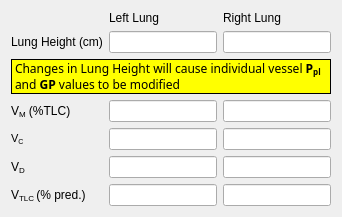
               <widget class="QWidget" name="page_2">
                <layout class="QGridLayout" name="gridLayout_2">
                 <item row="0" column="1">
                  <widget class="QLabel" name="label_3">
                   <property name="text">
                    <string>Left Lung</string>
                   </property>
                  </widget>
                 </item>
                 <item row="0" column="2">
                  <widget class="QLabel" name="label_4">
                   <property name="text">
                    <string>Right Lung</string>
                   </property>
                  </widget>
                 </item>
                 <item row="1" column="0">
                  <widget class="QLabel" name="label_31">
                   <property name="text">
                    <string>Lung Height (cm)</string>
                   </property>
                   <property name="wordWrap">
                    <bool>true</bool>
                   </property>
                   <property name="buddy">
                    <cstring>lungHt</cstring>
                   </property>
                  </widget>
                 </item>
                 <item row="1" column="1">
                  <widget class="RangeLineEdit" name="lungHt_left">
                   <property name="toolTip">
                    <string>&lt;!DOCTYPE HTML PUBLIC &quot;-//W3C//DTD HTML 4.0//EN&quot; &quot;http://www.w3.org/TR/REC-html40/strict.dtd&quot;&gt;
&lt;html&gt;&lt;head&gt;&lt;meta name=&quot;qrichtext&quot; content=&quot;1&quot; /&gt;&lt;style type=&quot;text/css&quot;&gt;
p, li { white-space: pre-wrap; }
&lt;/style&gt;&lt;/head&gt;&lt;body style=&quot; font-family:'MS Shell Dlg 2'; font-size:8pt; font-weight:400; font-style:normal;&quot;&gt;
&lt;p style=&quot; margin-top:0px; margin-bottom:0px; margin-left:0px; margin-right:0px; -qt-block-indent:0; text-indent:0px;&quot;&gt;Patient lung height represents the vertical height of the lung in the supine position (the position at which the right heart catheterization was performed). Lung height is entered in cm.&lt;/p&gt;
&lt;p style=&quot;-qt-paragraph-type:empty; margin-top:0px; margin-bottom:0px; margin-left:0px; margin-right:0px; -qt-block-indent:0; text-indent:0px;&quot;&gt;&lt;br /&gt;&lt;/p&gt;
&lt;p style=&quot; margin-top:0px; margin-bottom:0px; margin-left:0px; margin-right:0px; -qt-block-indent:0; text-indent:0px;&quot;&gt;&lt;span style=&quot; font-weight:600; text-decoration: underline;&quot;&gt;Range:&lt;/span&gt; 1 – 50, default is 20 cm&lt;/p&gt;&lt;/body&gt;&lt;/html&gt;</string>
                   </property>
                  </widget>
                 </item>
                 <item row="1" column="2">
                  <widget class="RangeLineEdit" name="lungHt_right">
                   <property name="toolTip">
                    <string>&lt;!DOCTYPE HTML PUBLIC &quot;-//W3C//DTD HTML 4.0//EN&quot; &quot;http://www.w3.org/TR/REC-html40/strict.dtd&quot;&gt;
&lt;html&gt;&lt;head&gt;&lt;meta name=&quot;qrichtext&quot; content=&quot;1&quot; /&gt;&lt;style type=&quot;text/css&quot;&gt;
p, li { white-space: pre-wrap; }
&lt;/style&gt;&lt;/head&gt;&lt;body style=&quot; font-family:'MS Shell Dlg 2'; font-size:8pt; font-weight:400; font-style:normal;&quot;&gt;
&lt;p style=&quot; margin-top:0px; margin-bottom:0px; margin-left:0px; margin-right:0px; -qt-block-indent:0; text-indent:0px;&quot;&gt;Patient lung height represents the vertical height of the lung in the supine position (the position at which the right heart catheterization was performed). Lung height is entered in cm.&lt;/p&gt;
&lt;p style=&quot;-qt-paragraph-type:empty; margin-top:0px; margin-bottom:0px; margin-left:0px; margin-right:0px; -qt-block-indent:0; text-indent:0px;&quot;&gt;&lt;br /&gt;&lt;/p&gt;
&lt;p style=&quot; margin-top:0px; margin-bottom:0px; margin-left:0px; margin-right:0px; -qt-block-indent:0; text-indent:0px;&quot;&gt;&lt;span style=&quot; font-weight:600; text-decoration: underline;&quot;&gt;Range:&lt;/span&gt; 1 – 50, default is 20 cm&lt;/p&gt;&lt;/body&gt;&lt;/html&gt;</string>
                   </property>
                  </widget>
                 </item>
                 <item row="2" column="0" colspan="3">
                  <widget class="QLabel" name="lungHtModLabel_2">
                   <property name="font">
                    <font>
                     <family>Sans Serif</family>
                     <pointsize>9</pointsize>
                    </font>
                   </property>
                   <property name="styleSheet">
                    <string notr="true">background: yellow;</string>
                   </property>
                   <property name="frameShape">
                    <enum>QFrame::Box</enum>
                   </property>
                   <property name="lineWidth">
                    <number>1</number>
                   </property>
                   <property name="text">
                    <string>&lt;!DOCTYPE HTML PUBLIC &quot;-//W3C//DTD HTML 4.0//EN&quot; &quot;http://www.w3.org/TR/REC-html40/strict.dtd&quot;&gt;
&lt;html&gt;&lt;head&gt;&lt;meta name=&quot;qrichtext&quot; content=&quot;1&quot; /&gt;&lt;style type=&quot;text/css&quot;&gt;
p, li { white-space: pre-wrap; }
&lt;/style&gt;&lt;/head&gt;&lt;body style=&quot; font-family:'Sans Serif'; font-size:9pt; font-weight:400; font-style:normal;&quot;&gt;
&lt;p style=&quot; margin-top:0px; margin-bottom:0px; margin-left:0px; margin-right:0px; -qt-block-indent:0; text-indent:0px;&quot;&gt;Changes in Lung Height will cause individual vessel &lt;span style=&quot; font-weight:600;&quot;&gt;P&lt;/span&gt;&lt;span style=&quot; font-weight:600; vertical-align:sub;&quot;&gt;pl&lt;/span&gt; and &lt;span style=&quot; font-weight:600;&quot;&gt;GP&lt;/span&gt; values to be modified&lt;/p&gt;&lt;/body&gt;&lt;/html&gt;</string>
                   </property>
                   <property name="wordWrap">
                    <bool>true</bool>
                   </property>
                  </widget>
                 </item>
                 <item row="3" column="0">
                  <widget class="QLabel" name="label_29">
                   <property name="text">
                    <string>&lt;html&gt;&lt;head/&gt;&lt;body&gt;&lt;p&gt;V&lt;span style=&quot; vertical-align:sub;&quot;&gt;M&lt;/span&gt; (%TLC)&lt;/p&gt;&lt;/body&gt;&lt;/html&gt;</string>
                   </property>
                  </widget>
                 </item>
                 <item row="3" column="1">
                  <widget class="RangeLineEdit" name="Vm_left">
                   <property name="toolTip">
                    <string>&lt;html&gt;&lt;head/&gt;&lt;body&gt;&lt;p&gt;V&lt;span style=&quot; vertical-align:sub;&quot;&gt;M&lt;/span&gt; stands for Minimal Volume. It is the volume (as a percent of TLC) that the lung assumes at a transpulmonary pressure (P&lt;span style=&quot; vertical-align:sub;&quot;&gt;tp&lt;/span&gt;) of 0.&lt;/p&gt;&lt;p&gt;V&lt;span style=&quot; vertical-align:sub;&quot;&gt;M&lt;/span&gt; must be less than V&lt;span style=&quot; vertical-align:sub;&quot;&gt;RV&lt;/span&gt;.&lt;/p&gt;&lt;p&gt;&lt;span style=&quot; font-weight:600; text-decoration: underline;&quot;&gt;Range:&lt;/span&gt; 1 – 25, default is 10%&lt;/p&gt;&lt;/body&gt;&lt;/html&gt;</string>
                   </property>
                  </widget>
                 </item>
                 <item row="3" column="2">
                  <widget class="RangeLineEdit" name="Vm_right">
                   <property name="toolTip">
                    <string>&lt;html&gt;&lt;head/&gt;&lt;body&gt;&lt;p&gt;V&lt;span style=&quot; vertical-align:sub;&quot;&gt;M&lt;/span&gt; stands for Minimal Volume. It is the volume (as a percent of TLC) that the lung assumes at a transpulmonary pressure (P&lt;span style=&quot; vertical-align:sub;&quot;&gt;tp&lt;/span&gt;) of 0.&lt;/p&gt;&lt;p&gt;V&lt;span style=&quot; vertical-align:sub;&quot;&gt;M&lt;/span&gt; must be less than V&lt;span style=&quot; vertical-align:sub;&quot;&gt;RV&lt;/span&gt;.&lt;/p&gt;&lt;p&gt;&lt;span style=&quot; font-weight:600; text-decoration: underline;&quot;&gt;Range:&lt;/span&gt; 1 – 25, default is 10%&lt;/p&gt;&lt;/body&gt;&lt;/html&gt;</string>
                   </property>
                  </widget>
                 </item>
                 <item row="4" column="0">
                  <widget class="QLabel" name="label_32">
                   <property name="text">
                    <string>&lt;!DOCTYPE HTML PUBLIC &quot;-//W3C//DTD HTML 4.0//EN&quot; &quot;http://www.w3.org/TR/REC-html40/strict.dtd&quot;&gt;
&lt;html&gt;&lt;head&gt;&lt;meta name=&quot;qrichtext&quot; content=&quot;1&quot; /&gt;&lt;style type=&quot;text/css&quot;&gt;
p, li { white-space: pre-wrap; }
&lt;/style&gt;&lt;/head&gt;&lt;body style=&quot; font-family:'Sans Serif'; font-size:9pt; font-weight:400; font-style:normal;&quot;&gt;
&lt;p style=&quot; margin-top:0px; margin-bottom:0px; margin-left:0px; margin-right:0px; -qt-block-indent:0; text-indent:0px;&quot;&gt;&lt;span style=&quot; font-size:8pt;&quot;&gt;V&lt;/span&gt;&lt;span style=&quot; font-size:8pt; vertical-align:sub;&quot;&gt;C&lt;/span&gt;&lt;/p&gt;&lt;/body&gt;&lt;/html&gt;</string>
                   </property>
                   <property name="buddy">
                    <cstring>Vc</cstring>
                   </property>
                  </widget>
                 </item>
                 <item row="4" column="1">
                  <widget class="RangeLineEdit" name="Vc_left">
                   <property name="toolTip">
                    <string>&lt;html&gt;&lt;head/&gt;&lt;body&gt;&lt;p&gt;V&lt;span style=&quot; vertical-align:sub;&quot;&gt;RV&lt;/span&gt; stands for Residual Volume (as a percent of TLC).&lt;/p&gt;&lt;p&gt;V&lt;span style=&quot; vertical-align:sub;&quot;&gt;RV&lt;/span&gt; must be greater than V&lt;span style=&quot; vertical-align:sub;&quot;&gt;M&lt;/span&gt; and smaller than V&lt;span style=&quot; vertical-align:sub;&quot;&gt;FRC&lt;/span&gt;.&lt;/p&gt;&lt;p&gt;&lt;span style=&quot; font-weight:600; text-decoration: underline;&quot;&gt;Range:&lt;/span&gt; 1 – 75, default is 27%&lt;/p&gt;&lt;/body&gt;&lt;/html&gt;</string>
                   </property>
                  </widget>
                 </item>
                 <item row="4" column="2">
                  <widget class="RangeLineEdit" name="Vc_right">
                   <property name="toolTip">
                    <string>&lt;html&gt;&lt;head/&gt;&lt;body&gt;&lt;p&gt;V&lt;span style=&quot; vertical-align:sub;&quot;&gt;RV&lt;/span&gt; stands for Residual Volume (as a percent of TLC).&lt;/p&gt;&lt;p&gt;V&lt;span style=&quot; vertical-align:sub;&quot;&gt;RV&lt;/span&gt; must be greater than V&lt;span style=&quot; vertical-align:sub;&quot;&gt;M&lt;/span&gt; and smaller than V&lt;span style=&quot; vertical-align:sub;&quot;&gt;FRC&lt;/span&gt;.&lt;/p&gt;&lt;p&gt;&lt;span style=&quot; font-weight:600; text-decoration: underline;&quot;&gt;Range:&lt;/span&gt; 1 – 75, default is 27%&lt;/p&gt;&lt;/body&gt;&lt;/html&gt;</string>
                   </property>
                  </widget>
                 </item>
                 <item row="5" column="0">
                  <widget class="QLabel" name="label_28">
                   <property name="text">
                    <string>&lt;html&gt;&lt;head/&gt;&lt;body&gt;&lt;p&gt;V&lt;span style=&quot; vertical-align:sub;&quot;&gt;D&lt;/span&gt;&lt;/p&gt;&lt;/body&gt;&lt;/html&gt;</string>
                   </property>
                   <property name="buddy">
                    <cstring>Vd</cstring>
                   </property>
                  </widget>
                 </item>
                 <item row="5" column="1">
                  <widget class="RangeLineEdit" name="Vd_left">
                   <property name="toolTip">
                    <string>&lt;!DOCTYPE HTML PUBLIC &quot;-//W3C//DTD HTML 4.0//EN&quot; &quot;http://www.w3.org/TR/REC-html40/strict.dtd&quot;&gt;
&lt;html&gt;&lt;head&gt;&lt;meta name=&quot;qrichtext&quot; content=&quot;1&quot; /&gt;&lt;style type=&quot;text/css&quot;&gt;
p, li { white-space: pre-wrap; }
&lt;/style&gt;&lt;/head&gt;&lt;body style=&quot; font-family:'MS Shell Dlg 2'; font-size:8pt; font-weight:400; font-style:normal;&quot;&gt;
&lt;p style=&quot; margin-top:0px; margin-bottom:0px; margin-left:0px; margin-right:0px; -qt-block-indent:0; text-indent:0px;&quot;&gt;V&lt;span style=&quot; vertical-align:sub;&quot;&gt;FRC&lt;/span&gt; stands for Functional Residual Capacity (as a percent of TLC).&lt;/p&gt;
&lt;p style=&quot;-qt-paragraph-type:empty; margin-top:0px; margin-bottom:0px; margin-left:0px; margin-right:0px; -qt-block-indent:0; text-indent:0px;&quot;&gt;&lt;br /&gt;&lt;/p&gt;
&lt;p style=&quot; margin-top:0px; margin-bottom:0px; margin-left:0px; margin-right:0px; -qt-block-indent:0; text-indent:0px;&quot;&gt;V&lt;span style=&quot; vertical-align:sub;&quot;&gt;FRC&lt;/span&gt; must be greater than V&lt;span style=&quot; vertical-align:sub;&quot;&gt;RV&lt;/span&gt; and less than 100%.&lt;/p&gt;
&lt;p style=&quot;-qt-paragraph-type:empty; margin-top:0px; margin-bottom:0px; margin-left:0px; margin-right:0px; -qt-block-indent:0; text-indent:0px;&quot;&gt;&lt;br /&gt;&lt;/p&gt;
&lt;p style=&quot; margin-top:0px; margin-bottom:0px; margin-left:0px; margin-right:0px; -qt-block-indent:0; text-indent:0px;&quot;&gt;&lt;span style=&quot; font-weight:600; text-decoration: underline;&quot;&gt;Range:&lt;/span&gt; 1 –100, default is 55%&lt;/p&gt;&lt;/body&gt;&lt;/html&gt;</string>
                   </property>
                  </widget>
                 </item>
                 <item row="5" column="2">
                  <widget class="RangeLineEdit" name="Vd_right">
                   <property name="toolTip">
                    <string>&lt;!DOCTYPE HTML PUBLIC &quot;-//W3C//DTD HTML 4.0//EN&quot; &quot;http://www.w3.org/TR/REC-html40/strict.dtd&quot;&gt;
&lt;html&gt;&lt;head&gt;&lt;meta name=&quot;qrichtext&quot; content=&quot;1&quot; /&gt;&lt;style type=&quot;text/css&quot;&gt;
p, li { white-space: pre-wrap; }
&lt;/style&gt;&lt;/head&gt;&lt;body style=&quot; font-family:'MS Shell Dlg 2'; font-size:8pt; font-weight:400; font-style:normal;&quot;&gt;
&lt;p style=&quot; margin-top:0px; margin-bottom:0px; margin-left:0px; margin-right:0px; -qt-block-indent:0; text-indent:0px;&quot;&gt;V&lt;span style=&quot; vertical-align:sub;&quot;&gt;FRC&lt;/span&gt; stands for Functional Residual Capacity (as a percent of TLC).&lt;/p&gt;
&lt;p style=&quot;-qt-paragraph-type:empty; margin-top:0px; margin-bottom:0px; margin-left:0px; margin-right:0px; -qt-block-indent:0; text-indent:0px;&quot;&gt;&lt;br /&gt;&lt;/p&gt;
&lt;p style=&quot; margin-top:0px; margin-bottom:0px; margin-left:0px; margin-right:0px; -qt-block-indent:0; text-indent:0px;&quot;&gt;V&lt;span style=&quot; vertical-align:sub;&quot;&gt;FRC&lt;/span&gt; must be greater than V&lt;span style=&quot; vertical-align:sub;&quot;&gt;RV&lt;/span&gt; and less than 100%.&lt;/p&gt;
&lt;p style=&quot;-qt-paragraph-type:empty; margin-top:0px; margin-bottom:0px; margin-left:0px; margin-right:0px; -qt-block-indent:0; text-indent:0px;&quot;&gt;&lt;br /&gt;&lt;/p&gt;
&lt;p style=&quot; margin-top:0px; margin-bottom:0px; margin-left:0px; margin-right:0px; -qt-block-indent:0; text-indent:0px;&quot;&gt;&lt;span style=&quot; font-weight:600; text-decoration: underline;&quot;&gt;Range:&lt;/span&gt; 1 –100, default is 55%&lt;/p&gt;&lt;/body&gt;&lt;/html&gt;</string>
                   </property>
                  </widget>
                 </item>
                 <item row="6" column="0">
                  <widget class="QLabel" name="label_41">
                   <property name="text">
                    <string>&lt;html&gt;&lt;head/&gt;&lt;body&gt;&lt;p&gt;V&lt;span style=&quot; vertical-align:sub;&quot;&gt;TLC &lt;/span&gt;&lt;span style=&quot; font-family:'Sans Serif';&quot;&gt;(% pred.)&lt;/span&gt;&lt;/p&gt;&lt;/body&gt;&lt;/html&gt;</string>
                   </property>
                  </widget>
                 </item>
                 <item row="6" column="1">
                  <widget class="RangeLineEdit" name="Vtlc_left">
                   <property name="toolTip">
                    <string>&lt;html&gt;&lt;head/&gt;&lt;body&gt;&lt;p&gt;V&lt;span style=&quot; vertical-align:sub;&quot;&gt;TLC&lt;/span&gt; stands for Total Lung Capacity as percent of predicted TLC&lt;/p&gt;&lt;p&gt;&lt;span style=&quot; font-weight:600; text-decoration: underline;&quot;&gt;Range:&lt;/span&gt; 5 – 300, default is 100%&lt;/p&gt;&lt;/body&gt;&lt;/html&gt;</string>
                   </property>
                  </widget>
                 </item>
                 <item row="6" column="2">
                  <widget class="RangeLineEdit" name="Vtlc_right">
                   <property name="toolTip">
                    <string>&lt;html&gt;&lt;head/&gt;&lt;body&gt;&lt;p&gt;V&lt;span style=&quot; vertical-align:sub;&quot;&gt;TLC&lt;/span&gt; stands for Total Lung Capacity as percent of predicted TLC&lt;/p&gt;&lt;p&gt;&lt;span style=&quot; font-weight:600; text-decoration: underline;&quot;&gt;Range:&lt;/span&gt; 5 – 300, default is 100%&lt;/p&gt;&lt;/body&gt;&lt;/html&gt;</string>
                   </property>
                  </widget>
                 </item>
                </layout>
               </widget>
